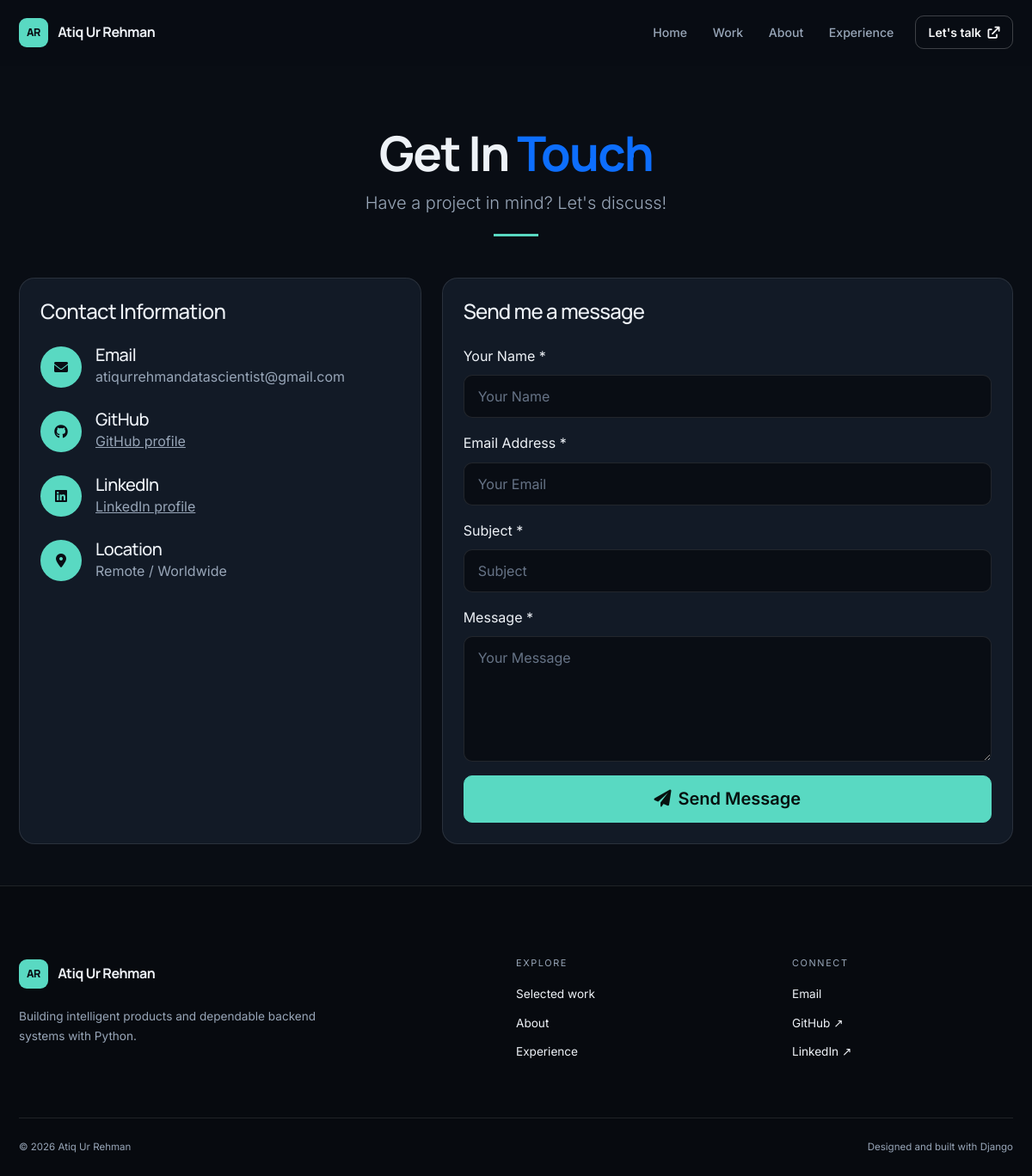
Page /contact/ on the committed database.
### portfolio/models.py (models this page shows, shortened)
class Profile(models.Model):
    name = models.CharField(max_length=120, default='Atiq Ur Rehman')
    professional_title = models.CharField(max_length=180, default='AI/ML & Backend Engineer')
    short_bio = models.CharField(max_length=300, blank=True)
    about = models.TextField(blank=True)
    email = models.EmailField()
    location = models.CharField(max_length=120, blank=True)
    github_url = models.URLField(blank=True)
    linkedin_url = models.URLField(blank=True)
    profile_image = models.ImageField(upload_to='profile/', blank=True, null=True)
    profile_image_alt = models.CharField(max_length=180, blank=True)
    resume = models.FileField(
        upload_to='resume/',
        blank=True,
        null=True,
        validators=[FileExtensionValidator(['pdf'])],
        help_text='Upload a PDF résumé.',
    )
    available_for_work = models.BooleanField(default=True)
    availability_text = models.CharField(max_length=160, default='Open to meaningful opportunities')
    class Meta:
        verbose_name = 'Site profile'
        verbose_name_plural = 'Site profile'

### portfolio/views.py (the view)
# urls.py: path('contact/', views.contact, name='contact'),
def contact(request):
    if request.method == 'POST':
        form = ContactForm(request.POST)
        if form.is_valid():
            contact_message = form.save()
            try:
                send_mail(
                    f"Portfolio Contact: {contact_message.subject}",
                    f"From: {contact_message.name}\nEmail: {contact_message.email}\n\nMessage:\n{contact_message.message}",
                    settings.EMAIL_HOST_USER,
                    [settings.EMAIL_HOST_USER],
                    fail_silently=False,
                )
                messages.success(request, 'Thank you for your message! I will get back to you soon.')
            except Exception as e:
                messages.warning(request, 'Your message was saved, but email notification failed. I will still see your message.')
            return redirect('contact')
    else:
        form = ContactForm()
    return render(request, 'portfolio/contact.html', {'form': form})

### portfolio/forms.py
class ContactForm(forms.ModelForm):
    class Meta:
        model = ContactMessage
        fields = ['name', 'email', 'subject', 'message']
        widgets = {
            'name': forms.TextInput(attrs={'class': 'form-control', 'placeholder': 'Your Name'}),
            'email': forms.EmailInput(attrs={'class': 'form-control', 'placeholder': 'Your Email'}),
            'subject': forms.TextInput(attrs={'class': 'form-control', 'placeholder': 'Subject'}),
            'message': forms.Textarea(attrs={'class': 'form-control', 'placeholder': 'Your Message', 'rows': 5}),
        }

### portfolio/context_processors.py (called while the page is built)
def site_profile(request):
    return {'site_profile': Profile.objects.first()}

### portfolio/templates/portfolio/contact.html (shortened to what this page needs)
{% extends 'portfolio/base.html' %}
{% block content %}
<section class="contact-section py-5">
    <div class="container">
        <div class="row">
            <div class="col-12 text-center mb-5" data-aos="fade-up">
                <h1 class="display-4 fw-bold">Get In <span class="text-primary">Touch</span></h1>
                <p class="lead text-muted">Have a project in mind? Let's discuss!</p>
                <div class="divider mx-auto"></div>
            </div>
        </div>
        <div class="row g-4">
            <div class="col-lg-5" data-aos="fade-right">
                <div class="contact-info card h-100">
                    <div class="card-body p-4">
                        <h3 class="h4 mb-4">Contact Information</h3>
                        <div class="info-item mb-4">
                            <div class="d-flex align-items-center">
                                <div class="icon-box bg-primary text-white rounded-circle me-3">
                                    <i class="fas fa-envelope"></i>
                                </div>
                                <div>
                                    <h5 class="mb-0">Email</h5>
                                    <p class="text-muted mb-0">{{ site_profile.email|default:"Email available on request" }}</p>
                                </div>
                            </div>
                        </div>
                        <div class="info-item mb-4">
                            <div class="d-flex align-items-center">
                                <div class="icon-box bg-primary text-white rounded-circle me-3">
                                    <i class="fab fa-github"></i>
                                </div>
                                <div>
                                    <h5 class="mb-0">GitHub</h5>
                                    <p class="text-muted mb-0">{% if site_profile.github_url %}<a href="{{ site_profile.github_url }}" target="_blank" rel="noopener noreferrer">GitHub profile</a>{% else %}Profile coming soon{% endif %}</p>
                                </div>
                            </div>
                        </div>
                        <div class="info-item mb-4">
                            <div class="d-flex align-items-center">
                                <div class="icon-box bg-primary text-white rounded-circle me-3">
                                    <i class="fab fa-linkedin"></i>
                                </div>
                                <div>
                                    <h5 class="mb-0">LinkedIn</h5>
                                    <p class="text-muted mb-0">{% if site_profile.linkedin_url %}<a href="{{ site_profile.linkedin_url }}" target="_blank" rel="noopener noreferrer">LinkedIn profile</a>{% else %}Profile coming soon{% endif %}</p>
                                </div>
                            </div>
                        </div>
                        <div class="info-item">
                            <div class="d-flex align-items-center">
                                <div class="icon-box bg-primary text-white rounded-circle me-3">
                                    <i class="fas fa-map-marker-alt"></i>
                                </div>
                                <div>
                                    <h5 class="mb-0">Location</h5>
                                    <p class="text-muted mb-0">{{ site_profile.location|default:"Remote / Worldwide" }}</p>
                                </div>
                            </div>
                        </div>
                    </div>
                </div>
            </div>
            <div class="col-lg-7" data-aos="fade-left">
                <div class="contact-form card">
                    <div class="card-body p-4">
                        <h3 class="h4 mb-4">Send me a message</h3>
                        <form method="post">
                            <div class="mb-3">
                                <label for="{{ form.name.id_for_label }}" class="form-label">Your Name *</label>
                                {{ form.name }}
                            </div>
                            <div class="mb-3">
                                <label for="{{ form.email.id_for_label }}" class="form-label">Email Address *</label>
                                {{ form.email }}
                            </div>
                            <div class="mb-3">
                                <label for="{{ form.subject.id_for_label }}" class="form-label">Subject *</label>
                                {{ form.subject }}
                            </div>
                            <div class="mb-3">
                                <label for="{{ form.message.id_for_label }}" class="form-label">Message *</label>
                                {{ form.message }}
                            </div>
                            <button type="submit" class="btn btn-primary btn-lg w-100">
                                <i class="fas fa-paper-plane me-2"></i>Send Message
                            </button>
                        </form>
                    </div>
                </div>
            </div>
        </div>
    </div>
</section>
{% endblock %}

### portfolio/templates/portfolio/base.html (shortened to what this page needs)
{% load static %}
<!DOCTYPE html>
<html lang="en">
<head>
    <link href="https://cdn.jsdelivr.net/npm/bootstrap@5.1.3/dist/css/bootstrap.min.css" rel="stylesheet">
    <link rel="stylesheet" href="https://cdnjs.cloudflare.com/ajax/libs/font-awesome/6.0.0/css/all.min.css">
    <link href="https://unpkg.com/aos@2.3.1/dist/aos.css" rel="stylesheet">
    <link rel="stylesheet" href="{% static 'portfolio/css/style.css' %}">
</head>
<body>
    <nav class="navbar navbar-expand-lg navbar-dark fixed-top" id="mainNav" aria-label="Main navigation">
        <div class="container">
            <a class="navbar-brand" href="{% url 'home' %}" aria-label="Atiq Ur Rehman, home">
                <span class="brand-mark">AR</span>
                <span class="brand-name">{{ site_profile.name|default:"Atiq Ur Rehman" }}</span>
            </a>
            <div class="collapse navbar-collapse" id="navbarNav">
                <ul class="navbar-nav ms-auto align-items-lg-center">
                    <li class="nav-item"><a class="nav-link" href="{% url 'home' %}">Home</a></li>
                    <li class="nav-item"><a class="nav-link" href="{% url 'projects' %}">Work</a></li>
                    <li class="nav-item"><a class="nav-link" href="{% url 'home' %}#about">About</a></li>
                    <li class="nav-item"><a class="nav-link" href="{% url 'resume' %}">Experience</a></li>
                    <li class="nav-item ms-lg-2"><a class="btn btn-sm btn-outline-light nav-cta" href="{% url 'contact' %}">Let's talk <i class="fas fa-arrow-up-right-from-square ms-1" aria-hidden="true"></i></a></li>
                </ul>
            </div>
        </div>
    </nav>
    <main id="main-content">
        {% block content %}{% endblock %}
    </main>
    <footer class="site-footer">
        <div class="container">
            <div class="footer-main">
                <div class="footer-intro">
                    <a class="navbar-brand mb-3" href="{% url 'home' %}">
                        <span class="brand-mark">AR</span>
                        <span class="brand-name">{{ site_profile.name|default:"Atiq Ur Rehman" }}</span>
                    </a>
                    <p>Building intelligent products and dependable backend systems with Python.</p>
                </div>
                <div class="footer-nav">
                    <span class="footer-label">Explore</span>
                    <a href="{% url 'projects' %}">Selected work</a>
                    <a href="{% url 'home' %}#about">About</a>
                    <a href="{% url 'resume' %}">Experience</a>
                </div>
                <div class="footer-nav">
                    <span class="footer-label">Connect</span>
                    {% if site_profile.email %}<a href="mailto:{{ site_profile.email }}">Email</a>{% endif %}
                    {% if site_profile.github_url %}<a href="{{ site_profile.github_url }}" target="_blank" rel="noopener noreferrer">GitHub <span aria-hidden="true">↗</span></a>{% endif %}
                    {% if site_profile.linkedin_url %}<a href="{{ site_profile.linkedin_url }}" target="_blank" rel="noopener noreferrer">LinkedIn <span aria-hidden="true">↗</span></a>{% endif %}
                </div>
            </div>
            <div class="footer-bottom">
                <span>© <span id="current-year">2026</span> {{ site_profile.name|default:"Atiq Ur Rehman" }}</span>
                <span>Designed and built with Django</span>
            </div>
        </div>
    </footer>
</body>
</html>

### static/portfolio/css/style.css (style rules this page uses)
:root { --bg: #090d14; --bg-soft: #0e141e; --surface: #121a26; --surface-hover: #172231; --text: #eef2f7; --muted: #98a6b8; --accent: #59d9c2; --accent-strong: #2fc5aa; --accent-soft: rgba(89, 217, 194, .12); --line: rgba(255, 255, 255, .1); --heading: "Manrope", sans-serif; --body: "Inter", sans-serif; --radius: 18px; --container: 1180px; }
* { box-sizing: border-box; }
html { scroll-behavior: smooth; scroll-padding-top: 90px; }
body { margin: 0; background: var(--bg); color: var(--text); font-family: var(--body); line-height: 1.7; overflow-x: hidden; }
h1, h2, h3, h4, h5, .navbar-brand { font-family: var(--heading); letter-spacing: -.03em; }
a { color: inherit; }
.container { max-width: var(--container); }
.btn { border-radius: 10px; font-weight: 600; padding: .72rem 1.2rem; transition: transform .2s ease, background .2s ease, border-color .2s ease; }
.btn-primary { background: var(--accent); border-color: var(--accent); color: #07110f; }
.card { background: var(--surface); border: 1px solid var(--line); border-radius: var(--radius); color: var(--text); box-shadow: none; transition: transform .25s ease, border-color .25s ease, background .25s ease; overflow: hidden; }
.text-muted { color: var(--muted) !important; }
.divider { width: 52px; height: 3px; background: var(--accent); margin-top: 1.2rem; }
#mainNav { padding: 1rem 0; background: rgba(9,13,20,.72); border-bottom: 1px solid transparent; backdrop-filter: blur(18px); transition: padding .25s ease, background .25s ease, border-color .25s ease; }
.navbar-brand { display: inline-flex; align-items: center; gap: .7rem; color: var(--text) !important; font-weight: 700; font-size: 1rem; text-decoration: none; }
.brand-mark { display: grid; place-items: center; width: 34px; height: 34px; background: var(--accent); color: var(--bg); border-radius: 9px; font-size: .78rem; font-weight: 800; letter-spacing: -.03em; }
.navbar-nav { gap: .25rem; }
.navbar-nav .nav-link { color: var(--muted) !important; font-size: .88rem; font-weight: 500; padding: .55rem .8rem !important; }
.nav-cta { border-color: rgba(255,255,255,.22); padding: .5rem .9rem; }
.page-header, .contact-section, .resume-section, .project-detail { padding-top: 9rem !important; background: var(--bg) !important; }
.form-control { background: var(--bg); border: 1px solid var(--line); color: var(--text); border-radius: 10px; padding: .75rem 1rem; }
.form-control::placeholder { color: #667386; }
.icon-box { width: 48px; height: 48px; display: grid; place-items: center; background: var(--accent) !important; color: var(--bg) !important; }
.site-footer { padding: 5rem 0 1.5rem; border-top: 1px solid var(--line); background: #070a0f; }
.footer-main { display: grid; grid-template-columns: 2fr 1fr 1fr; gap: 4rem; padding-bottom: 4rem; }
.footer-intro p { color: var(--muted); font-size: .85rem; max-width: 360px; }
.footer-nav { display: flex; flex-direction: column; align-items: flex-start; gap: .65rem; }
.footer-label { color: var(--muted); font-size: .68rem; letter-spacing: .15em; text-transform: uppercase; margin-bottom: .35rem; }
.footer-nav a { color: var(--text); text-decoration: none; font-size: .85rem; }
.footer-bottom { display: flex; justify-content: space-between; gap: 1rem; padding-top: 1.5rem; border-top: 1px solid var(--line); color: var(--muted); font-size: .72rem; }

### rows in the picture
Profile: name "Atiq Ur Rehman", email "atiqurrehmandatascientist@gmail.com", location "Remote / Worldwide"
